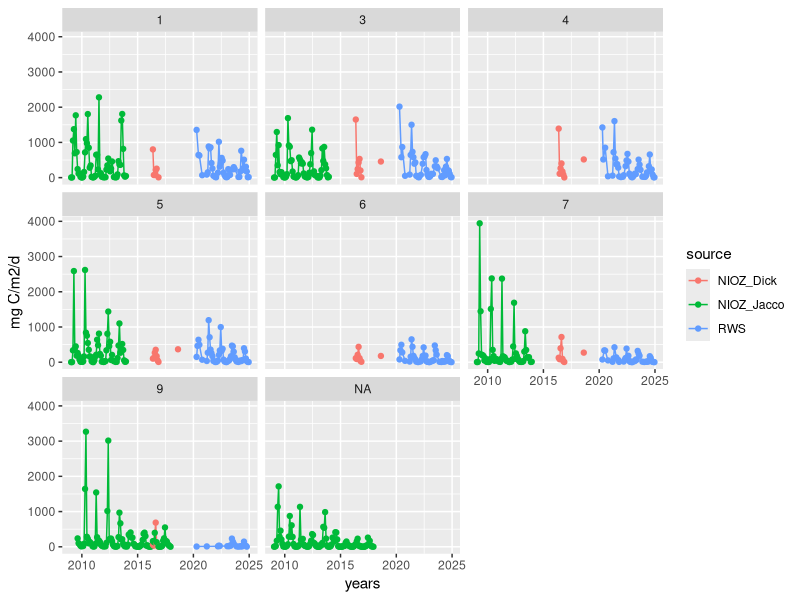

This chart was generated by the following R code:
## ---- chunk 1
knitr::opts_chunk$set(echo = TRUE)
library(tidyverse)
## ---- chunk 2

read_delim("../data/Deltares/combined_ppp/monthly_mean_integrated_ppp.csv", delim = ";") %>%
  mutate(date = ymd(paste(year, month, 15))) %>%
  ggplot(aes(date, monthlyMean)) +
  geom_path(aes(color = source)) +
  geom_point(aes(color = source)) +
  facet_wrap("compartiment") +
  xlab("years") +
  ylab("mg C/m2/d")
